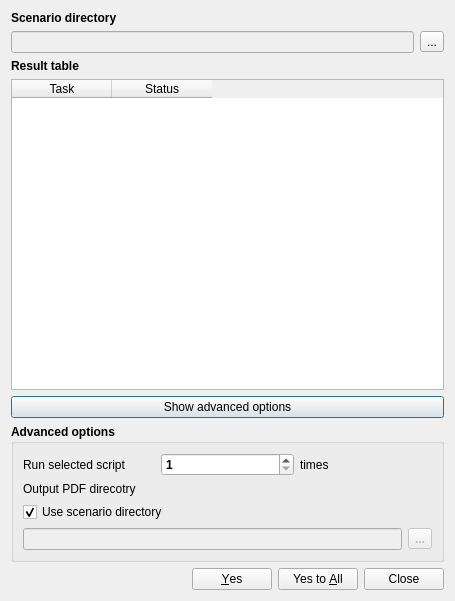
<?xml version="1.0" encoding="UTF-8"?>
<ui version="4.0">
 <class>BatchDialogBase</class>
 <widget class="QDialog" name="BatchDialogBase">
  <property name="geometry">
   <rect>
    <x>0</x>
    <y>0</y>
    <width>455</width>
    <height>601</height>
   </rect>
  </property>
  <property name="windowTitle">
   <string>Dialog</string>
  </property>
  <layout class="QGridLayout" name="gridLayout_2">
   <item row="0" column="0">
    <widget class="QLabel" name="scenarioDirLabel">
     <property name="font">
      <font>
       <weight>75</weight>
       <bold>true</bold>
      </font>
     </property>
     <property name="text">
      <string>Scenario directory</string>
     </property>
    </widget>
   </item>
   <item row="1" column="0">
    <layout class="QHBoxLayout" name="horizontalLayout_4">
     <item>
      <widget class="QLineEdit" name="leSourceDir">
       <property name="enabled">
        <bool>false</bool>
       </property>
      </widget>
     </item>
     <item>
      <widget class="QToolButton" name="toolSourceDir">
       <property name="text">
        <string>...</string>
       </property>
      </widget>
     </item>
    </layout>
   </item>
   <item row="2" column="0">
    <widget class="QLabel" name="resultTableLabel">
     <property name="font">
      <font>
       <weight>75</weight>
       <bold>true</bold>
      </font>
     </property>
     <property name="text">
      <string>Result table</string>
     </property>
    </widget>
   </item>
   <item row="3" column="0">
    <widget class="QTableWidget" name="tblScript">
     <property name="alternatingRowColors">
      <bool>false</bool>
     </property>
     <property name="selectionMode">
      <enum>QAbstractItemView::SingleSelection</enum>
     </property>
     <property name="selectionBehavior">
      <enum>QAbstractItemView::SelectRows</enum>
     </property>
     <property name="cornerButtonEnabled">
      <bool>false</bool>
     </property>
     <attribute name="horizontalHeaderDefaultSectionSize">
      <number>100</number>
     </attribute>
     <column>
      <property name="text">
       <string>Task</string>
      </property>
     </column>
     <column>
      <property name="text">
       <string>Status</string>
      </property>
     </column>
    </widget>
   </item>
   <item row="4" column="0">
    <widget class="QPushButton" name="pbnAdvanced">
     <property name="text">
      <string>Show advanced options</string>
     </property>
     <property name="checkable">
      <bool>true</bool>
     </property>
     <property name="checked">
      <bool>false</bool>
     </property>
    </widget>
   </item>
   <item row="5" column="0">
    <widget class="QGroupBox" name="gboOptions">
     <property name="font">
      <font>
       <weight>75</weight>
       <bold>true</bold>
      </font>
     </property>
     <property name="title">
      <string>Advanced options</string>
     </property>
     <property name="checkable">
      <bool>false</bool>
     </property>
     <layout class="QGridLayout" name="gridLayout">
      <item row="0" column="0">
       <layout class="QHBoxLayout" name="horizontalLayout_2">
        <item>
         <widget class="QLabel" name="label">
          <property name="font">
           <font>
            <weight>50</weight>
            <bold>false</bold>
           </font>
          </property>
          <property name="text">
           <string>Run selected script </string>
          </property>
         </widget>
        </item>
        <item>
         <widget class="QSpinBox" name="sboCount">
          <property name="suffix">
           <string/>
          </property>
          <property name="prefix">
           <string/>
          </property>
          <property name="minimum">
           <number>1</number>
          </property>
         </widget>
        </item>
        <item>
         <widget class="QLabel" name="label_2">
          <property name="font">
           <font>
            <weight>50</weight>
            <bold>false</bold>
           </font>
          </property>
          <property name="text">
           <string>times</string>
          </property>
         </widget>
        </item>
       </layout>
      </item>
      <item row="1" column="0">
       <layout class="QVBoxLayout" name="verticalLayout">
        <item>
         <widget class="QLabel" name="outputPDFDirLabel">
          <property name="font">
           <font>
            <weight>50</weight>
            <bold>false</bold>
           </font>
          </property>
          <property name="text">
           <string>Output PDF direcotry</string>
          </property>
         </widget>
        </item>
        <item>
         <widget class="QCheckBox" name="cbDefaultOutputDir">
          <property name="font">
           <font>
            <weight>50</weight>
            <bold>false</bold>
           </font>
          </property>
          <property name="text">
           <string>Use scenario directory</string>
          </property>
          <property name="checked">
           <bool>true</bool>
          </property>
         </widget>
        </item>
        <item>
         <layout class="QHBoxLayout" name="horizontalLayout_3">
          <item>
           <widget class="QLineEdit" name="leOutputDir">
            <property name="enabled">
             <bool>false</bool>
            </property>
            <property name="readOnly">
             <bool>false</bool>
            </property>
           </widget>
          </item>
          <item>
           <widget class="QToolButton" name="toolOutputDir">
            <property name="enabled">
             <bool>false</bool>
            </property>
            <property name="text">
             <string>...</string>
            </property>
           </widget>
          </item>
         </layout>
        </item>
       </layout>
      </item>
     </layout>
    </widget>
   </item>
   <item row="6" column="0">
    <widget class="QDialogButtonBox" name="buttonBox">
     <property name="standardButtons">
      <set>QDialogButtonBox::Close|QDialogButtonBox::Yes|QDialogButtonBox::YesToAll</set>
     </property>
    </widget>
   </item>
  </layout>
 </widget>
 <resources/>
 <connections>
  <connection>
   <sender>buttonBox</sender>
   <signal>rejected()</signal>
   <receiver>BatchDialogBase</receiver>
   <slot>reject()</slot>
   <hints>
    <hint type="sourcelabel">
     <x>233</x>
     <y>413</y>
    </hint>
    <hint type="destinationlabel">
     <x>457</x>
     <y>386</y>
    </hint>
   </hints>
  </connection>
 </connections>
</ui>
